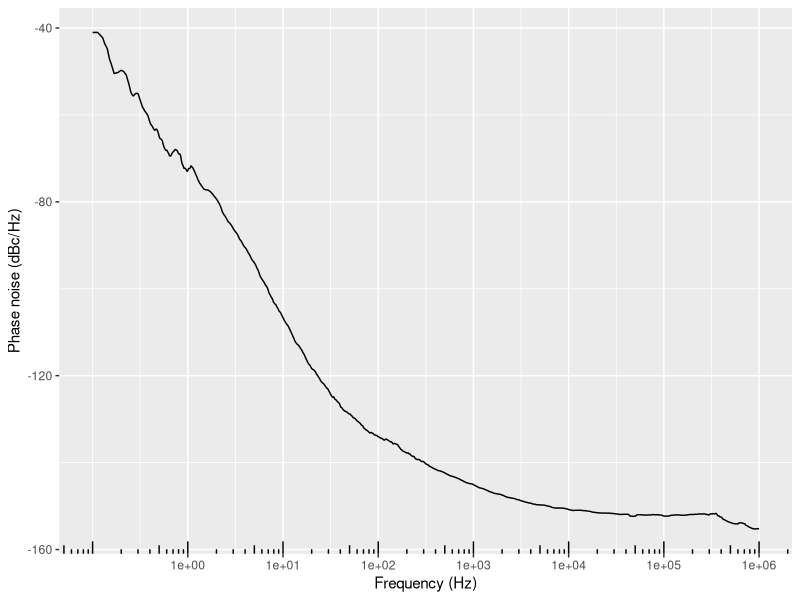
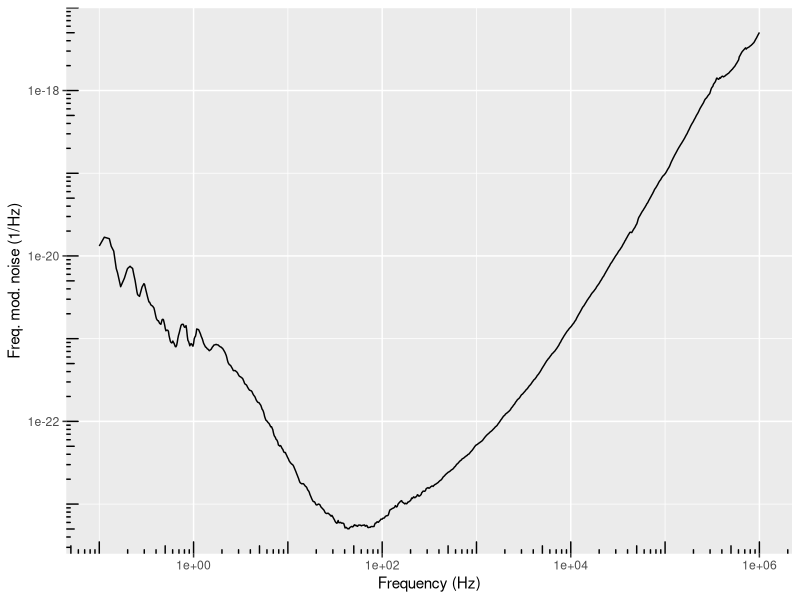
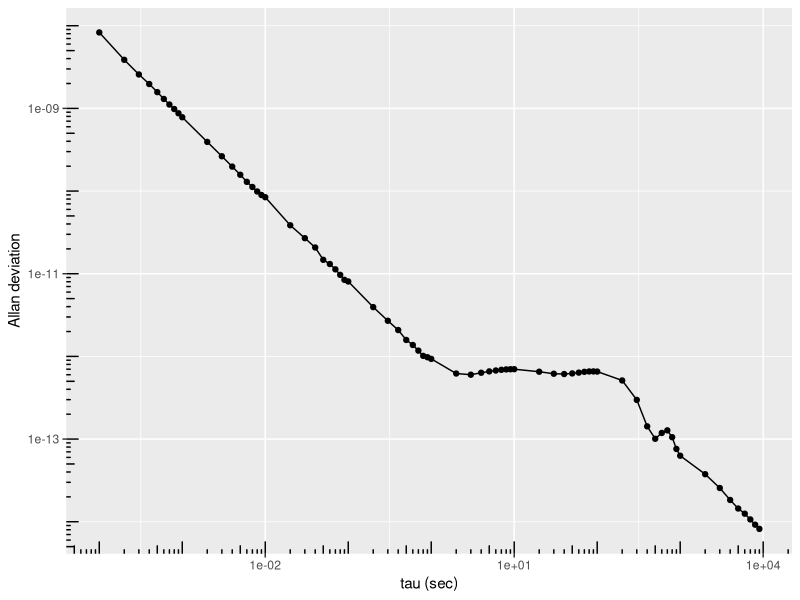

Reproduce these figures in R, in order.
# Session info
# sessionInfo()

# Libraries
library(ggplot2)
library(scales)

# reading and cleaning data
Phasenoise <- read.csv("PN.csv")        # reading file
Phasenoise <- Phasenoise[,1:2]                  # Cleaning data
colnames(Phasenoise) <- c("Freq","PN")

# Nominal Frequency
fo <- 10.949297E6

# Visualize data 
ggplot(Phasenoise, aes(x=Freq, y=PN)) + geom_line() +  scale_x_log10(breaks=10^(0:7)) + 
  xlab("Frequency (Hz)") + ylab("Phase noise (dBc/Hz)") + annotation_logticks(sides="b")

# Calculate Sy(f) from L(f)
Phasenoise$Lf <- 10^((Phasenoise$PN)/10)    # converting L(f) from dBz/Hz to normal scale
Phasenoise$SyF <- (2*(Phasenoise$Freq/fo)^2)*Phasenoise$Lf 
ggplot(Phasenoise, aes(x=Freq, y=SyF)) + geom_line() + scale_x_log10() + scale_y_log10() +
  xlab("Frequency (Hz)") + ylab("Freq. mod. noise (1/Hz)") + annotation_logticks(sides="bl")

# Calculate frequency intervals and mean Sy(F) in each interval
n <- nrow(Phasenoise)                # number of data points
df <- NULL                           # Variable for number of freq. intervals
SyFm <- NULL                         # Variable for mean Sy(F) ineach interval
m <- n-1

# df Array of frequency intervals (integration steps)
for (i in 1:n-1) {                  
 df[i] <- Phasenoise$Freq[i+1] - Phasenoise$Freq[i]
}


# mean fractional frequency fluctatuib Sy(F) in each integration interval
for (j in 1:n-1) {                  
  SyFm[j] <- (Phasenoise$SyF[j+1] + Phasenoise$SyF[j])/2
}

## Calculate integral (Allan deviation)
#tau <- c(0.0001, 0.001, 0.01, 0.1, 1, 5, 10, 50, 100, 1000)   # array of tau values
tau <- c(seq(from=0.0001, to=0.0009, by=0.0001), 
         seq(from=0.001, to=0.009, by=0.001),
         seq(from=0.01, to=0.09, by=0.01),
         seq(from=0.1, to=0.9, by=0.1),
         seq(from=1, to=9, by=1),
         seq(from=10, to=90, by=10),
         seq(from=100, to=900, by=100),
         seq(from=1000, to=9000, by=1000))

         # multiplier <- rbind(1:n, 1:n, 1:n, 1:n, 1:n)       # just defining multiplier to avoid error message (same length as tau)
multiplier <- matrix(1:(n*length(tau)),nrow=length(tau), ncol=n)

# calculate multiplier
# matrix with tau-rows, every row contains a vector corresponding to the measurement freq reange

for (j in 1:length(tau)) { 
  for (i in 1:n) {
    multiplier[j,i] <- ((sin(pi/180*pi*tau[j]*Phasenoise$Freq[i]))^4)/((pi*tau[j]*Phasenoise$Freq[i])^2)
  }
}

## Area under each interval
#integrand <- rbind(1:m, 1:m, 1:m, 1:m, 1:m)    # dummy place holder
integrand <- matrix(1:(m*length(tau)),nrow=length(tau), ncol=m)

for (j in 1:length(tau)) { 
  for (i in 1:m) {
integrand[j,i] <- multiplier[j,i]*SyFm[i]*df[i]
}
}

## Integration: Summing all areas
Allan_var <- 1:length(tau) # place holder for allan variance

# Calculating the integral for each value of tau
for (j in 1:length(tau)) { 
  Allan_var[j] <- 2*sum(integrand[j,])
}

# Allan deviation
Allan_dev <- sqrt(Allan_var)           

# Plot Allan deviation
data <- data.frame(cbind(tau,Allan_dev))
ggplot(data, aes(x=tau, y=Allan_dev)) + geom_line() + geom_point() + 
  scale_x_log10() + scale_y_log10() + xlab("tau (sec)") + ylab("Allan deviation") +
  annotation_logticks(sides="bl")

# writing a csv file
write.csv(data, file = "allan_dev.csv")




